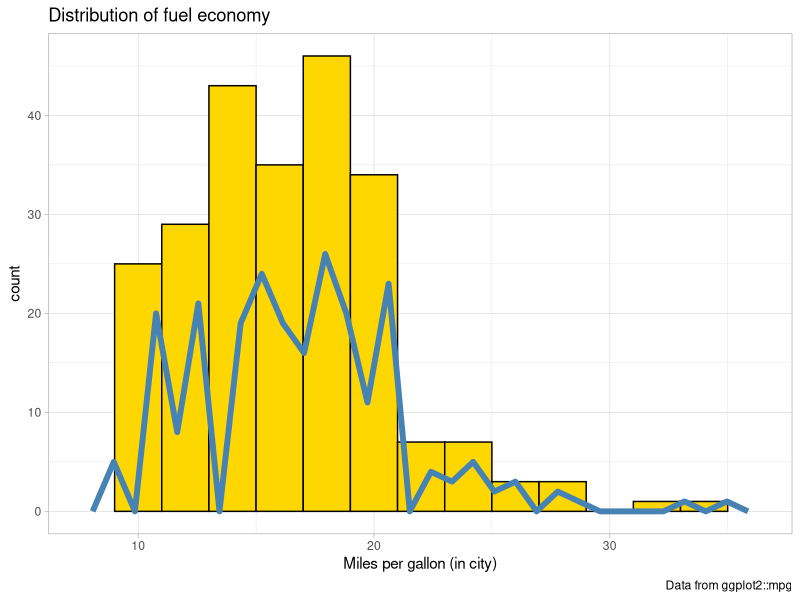

Write the R code that produced this figure.
## ---- chunk 1
knitr::opts_chunk$set(echo = TRUE)
## ---- chunk 2
minors <- sample(1:17, 20, replace = TRUE)
adults <- sample(18:64, 50, replace = TRUE)
seniors <- sample(65:99, 30, replace = TRUE)
ppl <- c(minors, adults, seniors)
## ---- chunk 3
summary(ppl)
## ---- chunk 4
library(tidyverse)
ppl_tibble <- tibble(age = ppl)

under25 <- ppl_tibble %>% 
  filter(age<25)

count(under25)

## ---- chunk 5
olderthan50 <- ppl_tibble %>% 
  filter(age>50)

summary(olderthan50)

## ---- chunk 6

## ---- chunk 7
data(mpg)

ggplot(mpg, aes(x = cty)) +    # set mappings for ALL geoms
  geom_histogram(aes(x = cty), binwidth = 2, fill = "gold", color = "black") +
  geom_freqpoly(color = "steelblue", size = 2) +
  labs(title = "Distribution of fuel economy", 
       x = "Miles per gallon (in city)",
       caption = "Data from ggplot2::mpg") +
  theme_light()
## ---- chunk 8
data("ChickWeight")
